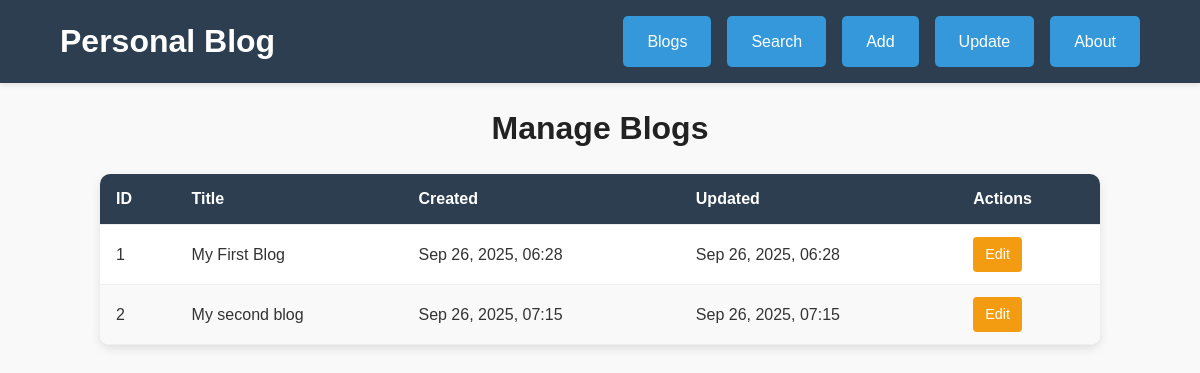
The app's page /update_dashboard/ (signed in), older data.
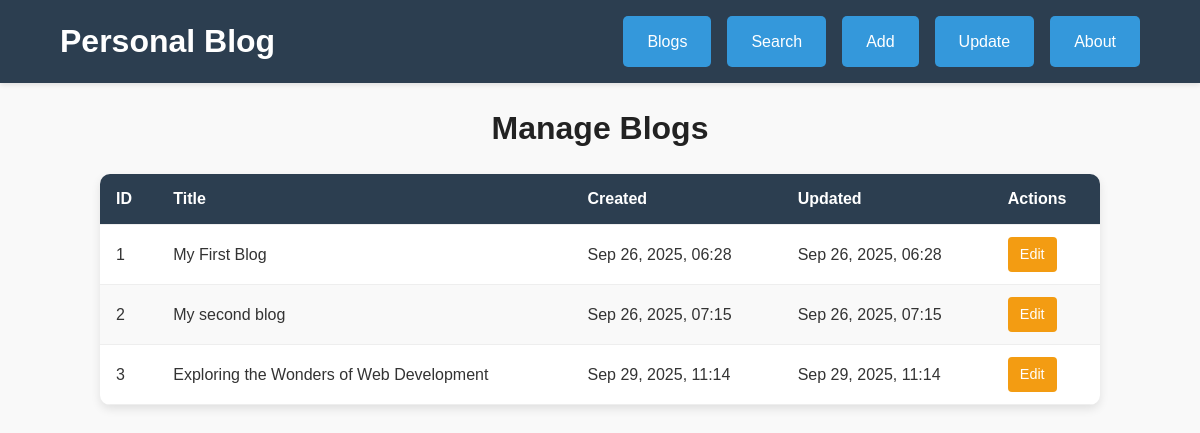
The same page, newer data.
### blog/models.py (models this page shows, shortened)
class Blogs(models.Model):
    title = models.CharField(max_length=200)
    content = models.TextField()
    created_at = models.DateTimeField(auto_now_add=True)
    updated_at = models.DateTimeField(null=True, blank=True)

### blog/views.py (the view)
# urls.py: path('update_dashboard/', update_dashboard, name='update_dashboard'),
@superuser_required
def update_dashboard(request):
    blogs = Blogs.objects.all().order_by('created_at')  # newest first
    return render(request, 'blog/update_dashboard.html', {'blogs': blogs})

### blog/views.py (called while the page is built)
def superuser_required(view_func):
    decorator = user_passes_test(lambda u: u.is_superuser)
    return decorator(view_func)

### blog/templates/blog/update_dashboard.html
{% extends "blog/base.html" %}
{% load static %}
{% block content %}
<link rel="stylesheet" href="{% static 'blog/update_dashboard.css' %}">
<h1 class="page-title">Manage Blogs</h1>
{% if blogs %}
<table class="blogs-table">
    <thead>
        <tr>
            <th>ID</th>
            <th>Title</th>
            <th>Created</th>
            <th>Updated</th>
            <th>Actions</th>
        </tr>
    </thead>
    <tbody>
        {% for blog in blogs %}
        <tr>
            <td>{{ blog.id }}</td>
            <td>{{ blog.title }}</td>
            <td>{{ blog.created_at|date:"M d, Y, H:i" }}</td>
            <td>
                {% if blog.updated_at and blog.updated_at != blog.created_at %}
                    {{ blog.updated_at|date:"M d, Y, H:i" }}
                {% else %}
                    -
                {% endif %}
            </td>
            <td>
                <a href="{% url 'update_blogs' blog.id %}" class="edit-btn">Edit</a>
            </td>
        </tr>
        {% endfor %}
    </tbody>
</table>
{% else %}
<p>No blogs available.</p>
{% endif %}
{% endblock %}

Row changes from the older to the newer data that the page shows:
added Blogs: id "3", title "Exploring the Wonders of Web Development", created_at "Sep 29, 2025, 11:14", updated_at "Sep 29, 2025, 11:14"
